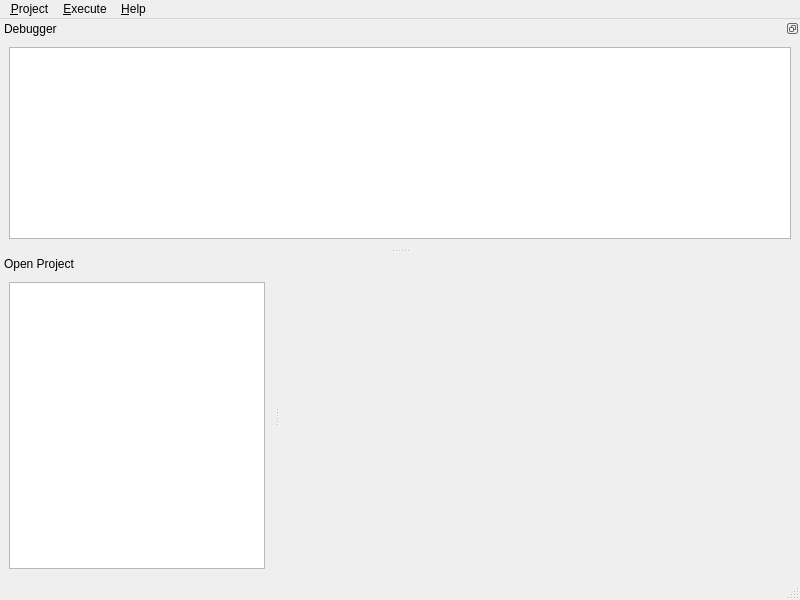
<?xml version="1.0" encoding="UTF-8"?>
<ui version="4.0">
 <class>ProjectMainWindow</class>
 <widget class="QMainWindow" name="ProjectMainWindow">
  <property name="geometry">
   <rect>
    <x>0</x>
    <y>0</y>
    <width>800</width>
    <height>600</height>
   </rect>
  </property>
  <property name="windowTitle">
   <string>efoto - Project Manager</string>
  </property>
  <property name="windowIcon">
   <iconset resource="../resource/resource.qrc">
    <normaloff>:/icon/WindowIcon.png</normaloff>:/icon/WindowIcon.png</iconset>
  </property>
  <widget class="QWidget" name="centralwidget">
   <property name="sizePolicy">
    <sizepolicy hsizetype="Expanding" vsizetype="Expanding">
     <horstretch>0</horstretch>
     <verstretch>0</verstretch>
    </sizepolicy>
   </property>
   <layout class="QGridLayout">
    <item row="0" column="0">
     <layout class="QGridLayout">
      <item row="0" column="0">
       <widget class="QWidget" name="introWidget" native="true">
        <property name="styleSheet">
         <string notr="true">background-image: url(:/image/Pattern);</string>
        </property>
        <layout class="QHBoxLayout" name="horizontalLayout">
         <item>
          <spacer name="horizontalSpacer">
           <property name="orientation">
            <enum>Qt::Horizontal</enum>
           </property>
           <property name="sizeHint" stdset="0">
            <size>
             <width>40</width>
             <height>20</height>
            </size>
           </property>
          </spacer>
         </item>
         <item>
          <widget class="QLabel" name="label">
           <property name="styleSheet">
            <string notr="true">background-image: url(:/icons/images/none.png);</string>
           </property>
           <property name="text">
            <string/>
           </property>
           <property name="pixmap">
            <pixmap resource="../resource/resource.qrc">:/image/Logo</pixmap>
           </property>
          </widget>
         </item>
         <item>
          <spacer name="horizontalSpacer_2">
           <property name="orientation">
            <enum>Qt::Horizontal</enum>
           </property>
           <property name="sizeHint" stdset="0">
            <size>
             <width>40</width>
             <height>20</height>
            </size>
           </property>
          </spacer>
         </item>
        </layout>
       </widget>
      </item>
     </layout>
    </item>
   </layout>
  </widget>
  <widget class="QMenuBar" name="menubar">
   <property name="geometry">
    <rect>
     <x>0</x>
     <y>0</y>
     <width>800</width>
     <height>25</height>
    </rect>
   </property>
   <widget class="QMenu" name="menuProject">
    <property name="title">
     <string>&amp;Project</string>
    </property>
    <addaction name="actionNew"/>
    <addaction name="actionLoad_file"/>
    <addaction name="actionSave_file"/>
    <addaction name="actionSave_project"/>
    <addaction name="actionLoad_project"/>
    <addaction name="actionSave_file_as"/>
    <addaction name="separator"/>
    <addaction name="actionConnect_DB"/>
    <addaction name="actionDisconnect_DB"/>
    <addaction name="separator"/>
    <addaction name="actionImport"/>
    <addaction name="actionExport"/>
    <addaction name="separator"/>
    <addaction name="actionAudit"/>
   </widget>
   <widget class="QMenu" name="menuExecute">
    <property name="title">
     <string>&amp;Execute</string>
    </property>
    <addaction name="actionInterior_Orientation"/>
    <addaction name="actionSpatial_resection"/>
    <addaction name="actionExport_Stereo"/>
    <addaction name="actionDEMExtraction"/>
    <addaction name="actionOrtho_rectification"/>
   </widget>
   <widget class="QMenu" name="menuHelp">
    <property name="title">
     <string>&amp;Help</string>
    </property>
    <addaction name="actionAbout"/>
   </widget>
   <addaction name="menuProject"/>
   <addaction name="menuExecute"/>
   <addaction name="menuHelp"/>
  </widget>
  <widget class="QStatusBar" name="statusbar"/>
  <widget class="QDockWidget" name="projectDockWidget">
   <property name="features">
    <set>QDockWidget::DockWidgetMovable</set>
   </property>
   <property name="allowedAreas">
    <set>Qt::LeftDockWidgetArea|Qt::RightDockWidgetArea</set>
   </property>
   <property name="windowTitle">
    <string>Open Project</string>
   </property>
   <attribute name="dockWidgetArea">
    <number>1</number>
   </attribute>
   <widget class="QWidget" name="dockWidgetContents">
    <layout class="QHBoxLayout">
     <item>
      <widget class="QTreeWidget" name="treeWidget">
       <property name="sizePolicy">
        <sizepolicy hsizetype="Preferred" vsizetype="Preferred">
         <horstretch>0</horstretch>
         <verstretch>0</verstretch>
        </sizepolicy>
       </property>
       <attribute name="headerVisible">
        <bool>false</bool>
       </attribute>
       <attribute name="headerVisible">
        <bool>false</bool>
       </attribute>
       <column>
        <property name="text">
         <string>New Project</string>
        </property>
       </column>
      </widget>
     </item>
    </layout>
   </widget>
  </widget>
  <widget class="QDockWidget" name="debuggerDockWidget">
   <property name="features">
    <set>QDockWidget::DockWidgetFloatable|QDockWidget::DockWidgetMovable</set>
   </property>
   <property name="windowTitle">
    <string>Debugger</string>
   </property>
   <attribute name="dockWidgetArea">
    <number>4</number>
   </attribute>
   <widget class="QWidget" name="dockWidgetContents_2">
    <layout class="QGridLayout" name="gridLayout">
     <item row="0" column="0">
      <widget class="QTextEdit" name="debuggerTextEdit"/>
     </item>
    </layout>
   </widget>
  </widget>
  <action name="actionNew">
   <property name="text">
    <string>New</string>
   </property>
  </action>
  <action name="actionSave_file_as">
   <property name="text">
    <string>Save file as</string>
   </property>
  </action>
  <action name="actionConnect_DB">
   <property name="text">
    <string>Connect DB</string>
   </property>
   <property name="visible">
    <bool>false</bool>
   </property>
  </action>
  <action name="actionDisconnect_DB">
   <property name="text">
    <string>Disconnect DB</string>
   </property>
   <property name="visible">
    <bool>false</bool>
   </property>
  </action>
  <action name="actionExport">
   <property name="text">
    <string>Export</string>
   </property>
   <property name="visible">
    <bool>false</bool>
   </property>
  </action>
  <action name="actionImport">
   <property name="text">
    <string>Import</string>
   </property>
   <property name="visible">
    <bool>false</bool>
   </property>
  </action>
  <action name="actionAudit">
   <property name="text">
    <string>Audit</string>
   </property>
   <property name="visible">
    <bool>false</bool>
   </property>
  </action>
  <action name="actionHeader">
   <property name="text">
    <string>Header</string>
   </property>
  </action>
  <action name="actionTerrain">
   <property name="text">
    <string>Terrain</string>
   </property>
  </action>
  <action name="actionSensors">
   <property name="text">
    <string>Sensors</string>
   </property>
  </action>
  <action name="actionFlights">
   <property name="text">
    <string>Flights</string>
   </property>
  </action>
  <action name="actionBlocks">
   <property name="text">
    <string>Blocks</string>
   </property>
  </action>
  <action name="actionImages">
   <property name="text">
    <string>Images</string>
   </property>
  </action>
  <action name="actionPoints">
   <property name="text">
    <string>Points</string>
   </property>
  </action>
  <action name="actionInterior_Orientations">
   <property name="text">
    <string>Interior Orientations</string>
   </property>
  </action>
  <action name="actionExterior_Orientations">
   <property name="text">
    <string>Exterior Orientations</string>
   </property>
  </action>
  <action name="actionFeatures">
   <property name="text">
    <string>Features</string>
   </property>
  </action>
  <action name="actionOrthoretifications">
   <property name="text">
    <string>Orthoretifications</string>
   </property>
  </action>
  <action name="actionInterior_Orientation">
   <property name="text">
    <string>Interior Orientation</string>
   </property>
  </action>
  <action name="actionSpatial_resection">
   <property name="text">
    <string>Spatial resection</string>
   </property>
  </action>
  <action name="actionAbout">
   <property name="text">
    <string>About</string>
   </property>
  </action>
  <action name="actionSave_file">
   <property name="text">
    <string>Save file</string>
   </property>
   <property name="visible">
    <bool>true</bool>
   </property>
  </action>
  <action name="actionLoad_file">
   <property name="text">
    <string>Load file</string>
   </property>
   <property name="visible">
    <bool>true</bool>
   </property>
  </action>
  <action name="actionSave_project">
   <property name="text">
    <string>Save project</string>
   </property>
   <property name="visible">
    <bool>false</bool>
   </property>
  </action>
  <action name="actionLoad_project">
   <property name="text">
    <string>Load project</string>
   </property>
   <property name="visible">
    <bool>false</bool>
   </property>
  </action>
  <action name="actionExport_Stereo">
   <property name="text">
    <string>Export Stereo File</string>
   </property>
   <property name="toolTip">
    <string>Export a file to be used on Stereoplotter or DEM File</string>
   </property>
  </action>
  <action name="actionDEMExtraction">
   <property name="text">
    <string>DEM-Extraction</string>
   </property>
  </action>
  <action name="actionOrtho_rectification">
   <property name="text">
    <string>Ortho-rectification</string>
   </property>
  </action>
 </widget>
 <resources>
  <include location="../resource/resource.qrc"/>
 </resources>
 <connections/>
</ui>
